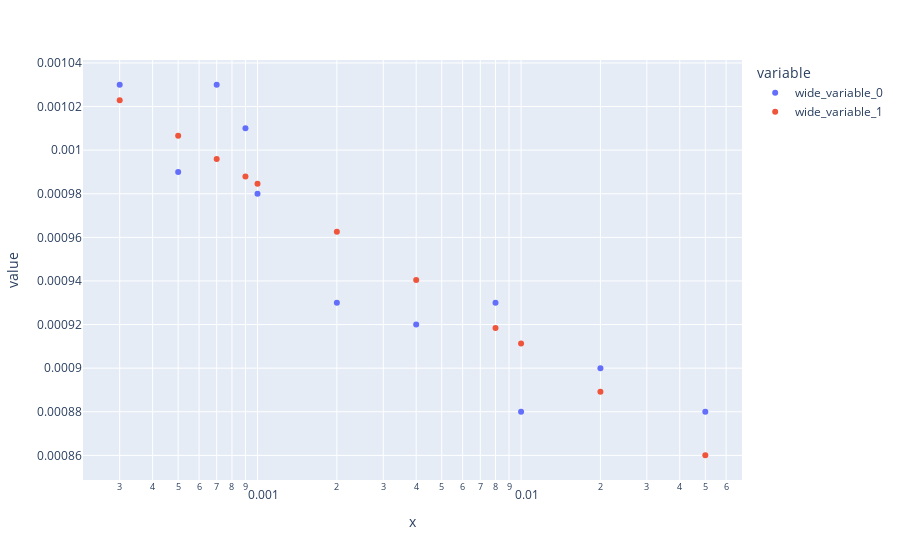

Source (notebook cell):
### Code cell
fig = px.scatter(x=duration,y=[p1,result.best_fit],log_x=True)
fig.show()

### Figure 1 — Plotly figure (JSON) as saved in the notebook; plotly's stock layout.template omitted (floating-point values rounded to 4 significant figures)
{"data": [{"hovertemplate": "variable=wide_variable_0<br>x=%{x}<br>value=%{y}<extra></extra>", "legendgroup": "wide_variable_0", "marker": {"color": "#636efa", "symbol": "circle"}, "mode": "markers", "name": "wide_variable_0", "orientation": "v", "showlegend": true, "type": "scatter", "x": [0.0003, 0.0005, 0.0007, 0.0009, 0.001, 0.002, 0.004, 0.008, 0.01, 0.02, 0.05], "xaxis": "x", "y": [0.00103, 0.00099, 0.00103, 0.00101, 0.00098, 0.00093, 0.00092, 0.00093, 0.00088, 0.0009, 0.00088], "yaxis": "y"}, {"hovertemplate": "variable=wide_variable_1<br>x=%{x}<br>value=%{y}<extra></extra>", "legendgroup": "wide_variable_1", "marker": {"color": "#EF553B", "symbol": "circle"}, "mode": "markers", "name": "wide_variable_1", "orientation": "v", "showlegend": true, "type": "scatter", "x": [0.0003, 0.0005, 0.0007, 0.0009, 0.001, 0.002, 0.004, 0.008, 0.01, 0.02, 0.05], "xaxis": "x", "y": [0.001023, 0.001007, 0.0009959, 0.0009879, 0.0009846, 0.0009625, 0.0009405, 0.0009184, 0.0009113, 0.0008892, 0.0008601], "yaxis": "y"}], "layout": {"legend": {"title": {"text": "variable"}, "tracegroupgap": 0}, "margin": {"t": 60}, "xaxis": {"anchor": "y", "domain": [0, 1], "title": {"text": "x"}, "type": "log"}, "yaxis": {"anchor": "x", "domain": [0, 1], "title": {"text": "value"}}}}
